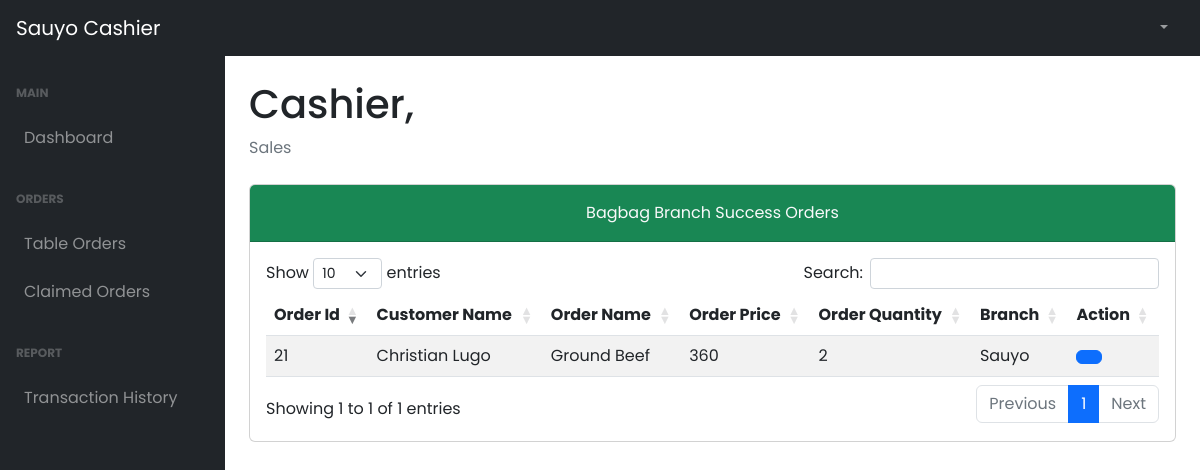
The app's page /cashier2/claimedOrders.php (signed in), older data.
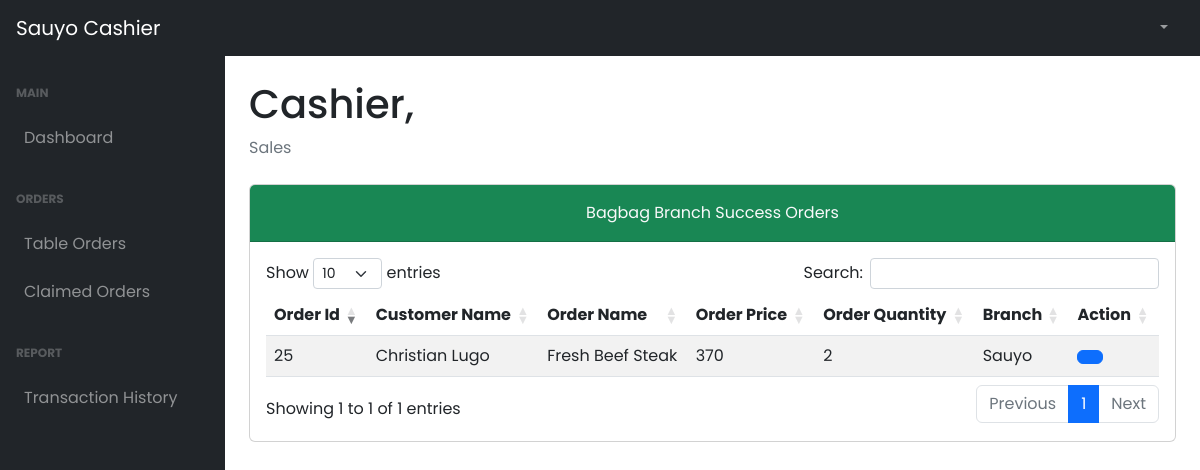
The same page, newer data.
### tables this page shows
CREATE TABLE `tbl_cart` (
  `item_id` int(11) NOT NULL,
  `prod_id` int(11) NOT NULL,
  `prod_qnty` int(11) NOT NULL,
  `order_date` date DEFAULT NULL,
  `status_id` int(11) NOT NULL DEFAULT 1,
  `branch_id` int(11) NOT NULL,
  `account_id` int(11) NOT NULL
);

CREATE TABLE `tbl_products` (
  `prod_id` int(11) NOT NULL,
  `prod_name` varchar(255) NOT NULL,
  `prod_price` int(11) NOT NULL,
  `prod_type` int(11) NOT NULL,
  `prod_stocks` int(11) NOT NULL,
  `prod_img` varchar(255) NOT NULL
);

CREATE TABLE `tbl_branch` (
  `branch_id` int(11) NOT NULL,
  `branch_name` varchar(255) NOT NULL
);

### cashier2/claimedOrders.php (the view, shortened to what this page needs)
<!DOCTYPE html>
<html lang="en">
<head>
  <link href="../plugins/dataTables.bootstrap5.min.css" rel="stylesheet" />
  <link href="../plugins/responsive.bootstrap5.min.css" rel="stylesheet" />
  <link href="../styles/bootstrap5-min.css" rel="stylesheet" />
  <link href="../styles/card-general.css" rel="stylesheet" />
</head>
<body class="sb-nav-fixed">
  <?php require_once("./navbar.php"); ?>
  <div id="layoutSidenav">
    <?php require_once("./sidebar.php"); ?>
    <div id="layoutSidenav_content">
      <main>
        <div class="container-fluid px-4">
          <h1 class="mt-4" id="full_name">Cashier,</h1>
          <ol class="breadcrumb mb-4">
            <li class="breadcrumb-item active">Sales</li>
          </ol>
          <div class="card mb-5">
            <div class="card-header bg-success pt-3">
              <div class="text-center">
                <p class="card-title text-light">Bagbag Branch Success Orders</p>
              </div>
            </div>
            <div class="card-body">
              <table id="residenceAccounts" class="table table-striped nowrap" style="width:100%">
                <thead>
                  <tr>
                    <th>Order Id</th>
                    <th>Customer Name</th>
                    <th>Order Name</th>
                    <th>Order Price</th>
                    <th>Order Quantity</th>
                    <th>Branch</th>
                    <th>Action</th>
                  </tr>
                </thead>
                <tbody>
                  <?php
                  $query = "SELECT tc.item_id, tc.account_id, tc.prod_id, tc.prod_qnty,
                            tp.prod_name, tp.prod_price,
                            CONCAT(ta.first_name, ' ', ta.middle_name, ' ', ta.last_name) as full_name,
                            ta.contact, ta.address, tb.branch_name
                            FROM tbl_cart tc
                            INNER JOIN tbl_products tp ON tp.prod_id = tc.prod_id
                            INNER JOIN tbl_branch tb ON tc.branch_id = tb.branch_id
                            INNER JOIN tbl_account_details ta ON ta.account_id = tc.account_id
                            WHERE tb.branch_id = 2 AND tc.status_id = 2;";
                  $stmt = $conn->prepare($query);
                  $stmt->execute();
                  $result = $stmt->get_result();
                  while ($data = $result->fetch_assoc()) {
                  ?>
                  <tr>
                    <td><?php echo htmlspecialchars($data['item_id']); ?></td>
                    <td><?php echo htmlspecialchars($data['full_name']); ?></td>
                    <td><?php echo htmlspecialchars($data['prod_name']); ?></td>
                    <td><?php echo htmlspecialchars($data['prod_price']); ?></td>
                    <td><?php echo htmlspecialchars($data['prod_qnty']); ?></td>
                    <td><?php echo htmlspecialchars($data['branch_name']); ?></td>
                    <td>
                      <button type="button" class="btn btn-primary" id="<?php echo htmlspecialchars($data["item_id"]); ?>" data-bs-toggle="modal" data-bs-target="#residenceAccountDetails<?php echo htmlspecialchars($data["item_id"]); ?>" data-bs-whatever="@getbootstrap">
                      </button>
                    </td>
                  </tr>
                  <?php
                  }
                  ?>
                </tbody>
              </table>
            </div>
          </div>
        </div>
      </main>
    </div>
  </div>
  <link rel="stylesheet" href="../styles/dataTables.min.css">
</body>
</html>

Row changes from the older to the newer data that the page shows:
removed tbl_cart: item_id "21", full_name "Christian Lugo", prod.prod_name "Ground Beef", prod.prod_price "360", prod_qnty "2", branch.branch_name "Sauyo"
added tbl_cart: item_id "25", full_name "Christian Lugo", prod.prod_name "Fresh Beef Steak", prod.prod_price "370", prod_qnty "2", branch.branch_name "Sauyo"
